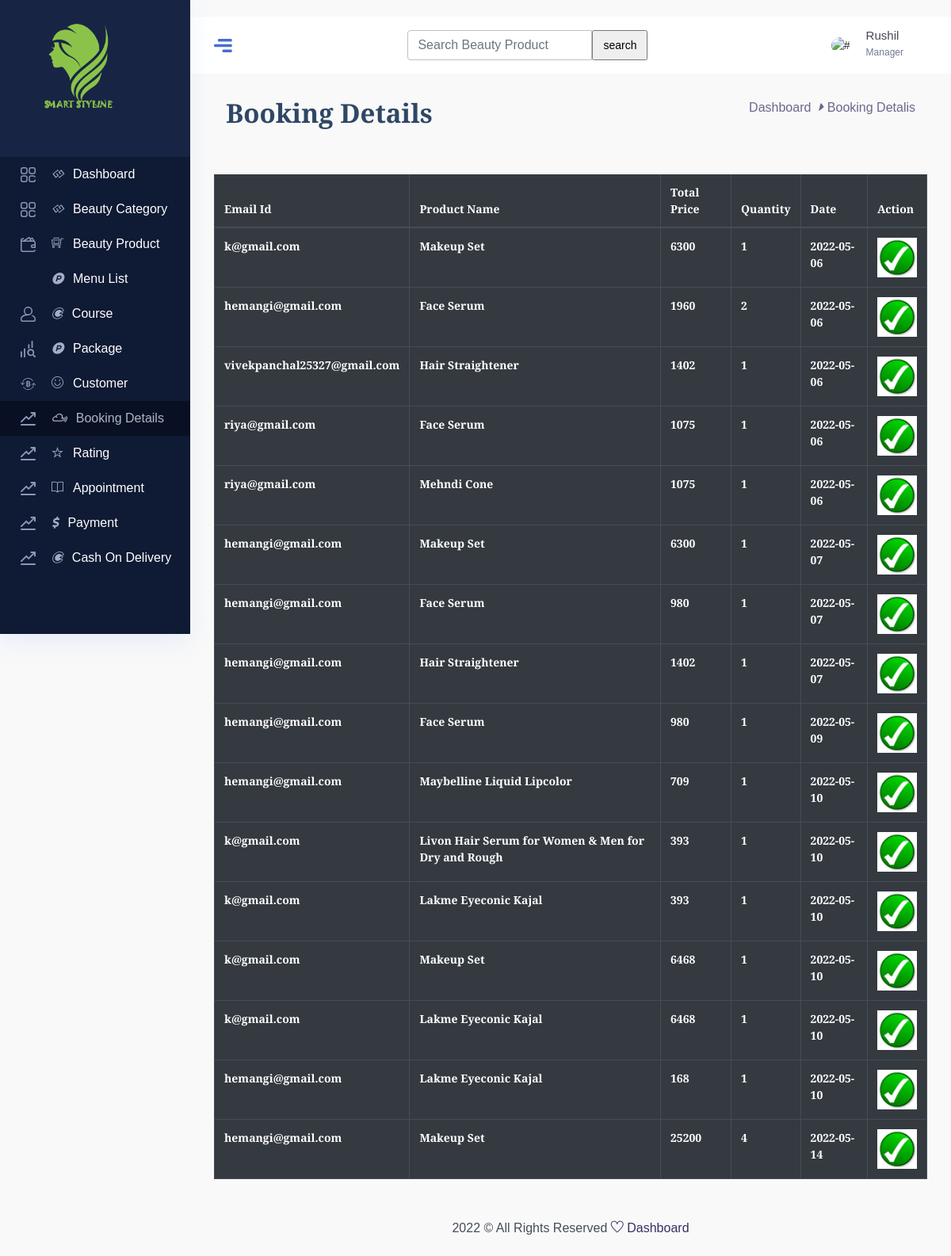
The page /admin/booking_details.php on the database its author committed.
### tables this page shows
CREATE TABLE `order_detail` (
  `id` int(11) NOT NULL,
  `order_id` int(11) NOT NULL,
  `email_id` varchar(50) NOT NULL,
  `product_id` int(5) NOT NULL,
  `total_price` int(10) NOT NULL,
  `quantity` int(5) NOT NULL,
  `date` date NOT NULL,
  `status` varchar(10) NOT NULL
);

CREATE TABLE `beauty_product` (
  `product_id` int(3) NOT NULL,
  `category_id` int(3) NOT NULL,
  `product_name` varchar(50) NOT NULL,
  `image1` varchar(100) NOT NULL,
  `image2` varchar(100) NOT NULL,
  `price` int(5) NOT NULL,
  `discount` int(2) NOT NULL,
  `total_price` int(5) NOT NULL,
  `description` text NOT NULL,
  `ingredients` text NOT NULL,
  `status` bit(1) NOT NULL
);

### admin/booking_details.php (the view, shortened to what this page needs)
<!DOCTYPE html>
<html lang="zxx">
<head>
<link rel="stylesheet" href="css/bootstrap.min.css" />
<link rel="stylesheet" href="vendors/themefy_icon/themify-icons.css" />
<link rel="stylesheet" href="vendors/font_awesome/css/all.min.css" />
<link rel="stylesheet" href="vendors/scroll/scrollable.css" />
<link rel="stylesheet" href="css/metisMenu.css">
<link rel="stylesheet" href="css/style.css" />
<link rel="stylesheet" href="css/colors/default.css" id="colorSkinCSS">
</head>
<body class="crm_body_bg">
<?php
include ('sidebar.php');
?>
<section class="main_content dashboard_part large_header_bg">
<?php
include ('header.php');
?>
<div class="main_content_iner ">
<div class="container-fluid p-0">
<div class="row justify-content-center">
<div class="col-12">
<div class="dashboard_header mb_50">
<div class="row">
<div class="col-lg-6">
<div class="dashboard_header_title">
<h3>Booking Details</h3>
</div>
</div>
<div class="col-lg-6">
<div class="dashboard_breadcam text-right">
<p><a href="index.php">Dashboard</a> <i class="fas fa-caret-right"></i>Booking Detalis</p>
</div>
</div>
</div>
</div>
</div>
<div class="table-responsive">
<table class="table table-bordered table-dark">
<thead>
<tr>
<th scope="col">Email Id</th>
<th scope="col">Product Name</th>
<th scope="col">Total Price</th>
<th scope="col">Quantity</th>
<th scope="col">Date</th>
<th scope="col">Action</th>
</tr>
</thead>
<tbody>
    <?php
    $sql = "select pl.product_name,lgn.* from order_detail lgn INNER JOIN
        beauty_product pl ON pl.product_id=lgn.product_id where lgn.status=0";
    $result = mysqli_query($con,$sql);
    while($row = mysqli_fetch_array($result))
      {
?>
<tr>
<th><?php echo $row['email_id'];?></th>
<th><?php echo $row['product_name'];?></th>
<th><?php echo $row['total_price'];?></th>
<th><?php echo $row['quantity'];?></th>
<th><?php echo $row['date'];?></th>
<th>
<a href="booking_details.php?id=<?php echo $row['id'];?>">
<img src="pic/approve.jpg" style="height: 50px; width: 50px;">
</a>
</th>
</tr> <?php } ?>
</tbody>
</table>
 </div>
</div>
</div>
</div>
<?php
include ('footer.php');
?>
</section>
</body>
</html>

### admin/sidebar.php (shortened to what this page needs)
<<!DOCTYPE html>
<html>
<head>
<link rel="stylesheet" href="css/bootstrap.min.css" />
<link rel="stylesheet" href="vendors/themefy_icon/themify-icons.css" />
<link rel="stylesheet" href="vendors/niceselect/css/nice-select.css" />
<link rel="stylesheet" href="vendors/owl_carousel/css/owl.carousel.css" />
<link rel="stylesheet" href="vendors/gijgo/gijgo.min.css" />
<link rel="stylesheet" href="vendors/font_awesome/css/all.min.css" />
<link rel="stylesheet" href="vendors/tagsinput/tagsinput.css" />
<link rel="stylesheet" href="vendors/datepicker/date-picker.css" />
<link rel="stylesheet" href="vendors/vectormap-home/vectormap-2.0.2.css" />
<link rel="stylesheet" href="vendors/scroll/scrollable.css" />
<link rel="stylesheet" href="vendors/datatable/css/jquery.dataTables.min.css" />
<link rel="stylesheet" href="vendors/datatable/css/responsive.dataTables.min.css" />
<link rel="stylesheet" href="vendors/datatable/css/buttons.dataTables.min.css" />
<link rel="stylesheet" href="vendors/text_editor/summernote-bs4.css" />
<link rel="stylesheet" href="vendors/morris/morris.css">
<link rel="stylesheet" href="vendors/material_icon/material-icons.css" />
<link rel="stylesheet" href="css/metisMenu.css">
<link rel="stylesheet" href="css/style.css" />
<link rel="stylesheet" href="css/colors/default.css" id="colorSkinCSS">
</head>
<body>
<nav class="sidebar dark_sidebar">
<div class="logo d-flex justify-content-between">
<a class="large_logo" href="index.php"><img src="img/smartlogo.png" alt="" style="height: 150px;"></a>
</div>
<ul id="sidebar_menu">
<li class="">
<a  href="index.php" aria-expanded="false">
<div class="nav_icon_small">
<img src="img/menu-icon/1.svg" alt="">
</div>
<div class="nav_title">
<span><i class="fab fa-gg"></i>Dashboard </span>
</div>
</a>
</li>
<li class="">
<a href="category.php" aria-expanded="false">
<div class="nav_icon_small">
<img src="img/menu-icon/1.svg" alt="">
</div>
<div class="nav_title">
<span><i class="fab fa-gg"></i>Beauty Category</span>
</div>
</a>
</li>
<li class="">
<a href="product.php" aria-expanded="false">
<div class="nav_icon_small">
<img src="img/menu-icon/2.svg" alt="">
</div>
<div class="nav_title">
<span><i class="ti-shopping-cart-full"></i>Beauty Product</span>
</div>
</a>
</li>
<li class="">
<a href="menu.php" aria-expanded="false">
<div class="nav_icon_small">
</div>
<div class="nav_title">
<span><i class="fab fa-product-hunt"></i>Menu List</span>
</div>
</a>
</li>
<li class="">
<a href="course1.php" aria-expanded="false">
<div class="nav_icon_small">
<img src="img/menu-icon/4.svg" alt="">
</div>
<div class="nav_title">
<span><i class="fab fa-codiepie"></i>Course</span>
</div>
</a>
</li>
<li class="">
<a href="package1.php" aria-expanded="false">
<div class="nav_icon_small">
<img src="img/menu-icon/5.svg" alt="">
</div>
<div class="nav_title">
<span><i class="fab fa-product-hunt"></i>Package</span>
</div>
</a>
</li>
<li class="">
<a href="customer.php" aria-expanded="false">
<div class="nav_icon_small">
<img src="img/menu-icon/6.svg" alt="">
</div>
<div class="nav_title">
<span><i class="ti-face-smile"></i>Customer</span>
</div>
</a>
</li>
<li class="">
<a class="" href="booking_details.php" aria-expanded="false">
<div class="nav_icon_small">
<img src="img/menu-icon/7.svg" alt="">
</div>
<div class="nav_title">
<span><i class="fab fa-mixcloud"></i>Booking Details</span>
</div>
</a>
</li>
<li class="">
<a class="" href="rating.php" aria-expanded="false">
<div class="nav_icon_small">
<img src="img/menu-icon/7.svg" alt="">
</div>
<div class="nav_title">
<span><i class="ti-star"></i>Rating</span>
</div>
</a>
</li>
<li class="">
<a class="" href="appointment.php" aria-expanded="false">
<div class="nav_icon_small">
<img src="img/menu-icon/7.svg" alt="">
</div>
<div class="nav_title">
<span><i class="ti-book"></i>Appointment</span>
</div>
</a>
</li>
<li class="">
<a class="" href="payment.php" aria-expanded="false">
<div class="nav_icon_small">
<img src="img/menu-icon/7.svg" alt="">
</div>
<div class="nav_title">
<span><i class="fas fa-dollar-sign"></i>Payment</span>
</div>
</a>
</li>
<li class="">
<a class="" href="cod.php" aria-expanded="false">
<div class="nav_icon_small">
<img src="img/menu-icon/7.svg" alt="">
</div>
<div class="nav_title">
<span><i class="fab fa-codiepie"></i>Cash On Delivery</span>
</div>
</a>
</li>
</nav>
</body>
</html>

### admin/header.php (shortened to what this page needs)
<!DOCTYPE html>
<html>
<head>
<link rel="stylesheet" href="css/bootstrap.min.css" />
<link rel="stylesheet" href="vendors/themefy_icon/themify-icons.css" />
<link rel="stylesheet" href="vendors/niceselect/css/nice-select.css" />
<link rel="stylesheet" href="vendors/owl_carousel/css/owl.carousel.css" />
<link rel="stylesheet" href="vendors/gijgo/gijgo.min.css" />
<link rel="stylesheet" href="vendors/font_awesome/css/all.min.css" />
<link rel="stylesheet" href="vendors/tagsinput/tagsinput.css" />
<link rel="stylesheet" href="vendors/datepicker/date-picker.css" />
<link rel="stylesheet" href="vendors/vectormap-home/vectormap-2.0.2.css" />
<link rel="stylesheet" href="vendors/scroll/scrollable.css" />
<link rel="stylesheet" href="vendors/datatable/css/jquery.dataTables.min.css" />
<link rel="stylesheet" href="vendors/datatable/css/responsive.dataTables.min.css" />
<link rel="stylesheet" href="vendors/datatable/css/buttons.dataTables.min.css" />
<link rel="stylesheet" href="vendors/text_editor/summernote-bs4.css" />
<link rel="stylesheet" href="vendors/morris/morris.css">
<link rel="stylesheet" href="vendors/material_icon/material-icons.css" />
<link rel="stylesheet" href="css/metisMenu.css">
<link rel="stylesheet" href="css/style.css" />
<link rel="stylesheet" href="css/colors/default.css" id="colorSkinCSS">
</head>
<body>
<div class="container-fluid no-gutters">
<div class="row">
<div class="col-lg-12 p-0 ">
<div class="header_iner d-flex justify-content-between align-items-center">
<div class="line_icon open_miniSide d-none d-lg-block">
<img src="img/line_img.png" alt="">
</div>
<form class="search-form-opened" action="search.php" method="GET">
	<div class="input-group">
		<input type="text" class="form-control" placeholder="Search Beauty Product" name="query">
			<span class="input-group-btn search-btn">
				<input type="submit" name="search" value="search" style="height: 38px; width: 70px;">
			</span>
	</div>
</form>
<div class="header_right d-flex justify-content-between align-items-center">
<div class="header_notification_warp d-flex align-items-center">
<div class="profile_info d-flex align-items-center">
<div class="profile_thumb mr_20">
<img src="img/transfer/rushil.jpg" alt="#">
</div>
<div class="author_name">
<h4 class="f_s_15 f_w_500 mb-0">Rushil</h4>
<p class="f_s_12 f_w_400">Manager</p>
</div>
</div>
</div>
</div>
</div>
</div>
</div>
</body>
</html>

### admin/footer.php (shortened to what this page needs)
<!DOCTYPE html>
<html>
<head>
<link rel="stylesheet" href="css/bootstrap.min.css" />
<link rel="stylesheet" href="vendors/themefy_icon/themify-icons.css" />
<link rel="stylesheet" href="vendors/niceselect/css/nice-select.css" />
<link rel="stylesheet" href="vendors/owl_carousel/css/owl.carousel.css" />
<link rel="stylesheet" href="vendors/gijgo/gijgo.min.css" />
<link rel="stylesheet" href="vendors/font_awesome/css/all.min.css" />
<link rel="stylesheet" href="vendors/tagsinput/tagsinput.css" />
<link rel="stylesheet" href="vendors/datepicker/date-picker.css" />
<link rel="stylesheet" href="vendors/vectormap-home/vectormap-2.0.2.css" />
<link rel="stylesheet" href="vendors/scroll/scrollable.css" />
<link rel="stylesheet" href="vendors/datatable/css/jquery.dataTables.min.css" />
<link rel="stylesheet" href="vendors/datatable/css/responsive.dataTables.min.css" />
<link rel="stylesheet" href="vendors/datatable/css/buttons.dataTables.min.css" />
<link rel="stylesheet" href="vendors/text_editor/summernote-bs4.css" />
<link rel="stylesheet" href="vendors/morris/morris.css">
<link rel="stylesheet" href="vendors/material_icon/material-icons.css" />
<link rel="stylesheet" href="css/metisMenu.css">
<link rel="stylesheet" href="css/style.css" />
<link rel="stylesheet" href="css/colors/default.css" id="colorSkinCSS">
</head>
<body>
<div class="footer_part">
<div class="container-fluid">
<div class="row">
<div class="col-lg-12">
<div class="footer_iner text-center">
<p>2022 © All Rights Reserved <a href="#"> <i class="ti-heart"></i> Dashboard</a></p>
</div>
</div>
</div>
</div>
</div></body>
</html>

### rows shown on the page
order_detail: email "k@gmail.com", product.product_name "Makeup Set", total_price "6300", quantity "1", date "2022-05-06"
order_detail: email "hemangi@gmail.com", product.product_name "Face Serum", total_price "1960", quantity "2", date "2022-05-06"
order_detail: email "vivekpanchal25327@gmail.com", product.product_name "Hair Straightener", total_price "1402", quantity "1", date "2022-05-06"
order_detail: email "riya@gmail.com", product.product_name "Face Serum", total_price "1075", quantity "1", date "2022-05-06"
order_detail: email "riya@gmail.com", product.product_name "Mehndi Cone", total_price "1075", quantity "1", date "2022-05-06"
order_detail: email "hemangi@gmail.com", product.product_name "Makeup Set", total_price "6300", quantity "1", date "2022-05-07"
order_detail: email "hemangi@gmail.com", product.product_name "Face Serum", total_price "980", quantity "1", date "2022-05-07"
order_detail: email "hemangi@gmail.com", product.product_name "Hair Straightener", total_price "1402", quantity "1", date "2022-05-07"
order_detail: email "hemangi@gmail.com", product.product_name "Face Serum", total_price "980", quantity "1", date "2022-05-09"
order_detail: email "hemangi@gmail.com", product.product_name "Maybelline Liquid Lipcolor", total_price "709", quantity "1", date "2022-05-10"
order_detail: email "k@gmail.com", product.product_name "Livon Hair Serum for Women & Men for Dry and Rough", total_price "393", quantity "1", date "2022-05-10"
order_detail: email "k@gmail.com", product.product_name "Lakme Eyeconic Kajal", total_price "393", quantity "1", date "2022-05-10"
order_detail: email "k@gmail.com", product.product_name "Makeup Set", total_price "6468", quantity "1", date "2022-05-10"
order_detail: email "k@gmail.com", product.product_name "Lakme Eyeconic Kajal", total_price "6468", quantity "1", date "2022-05-10"
order_detail: email "hemangi@gmail.com", product.product_name "Lakme Eyeconic Kajal", total_price "168", quantity "1", date "2022-05-10"
order_detail: email "hemangi@gmail.com", product.product_name "Makeup Set", total_price "25200", quantity "4", date "2022-05-14"
